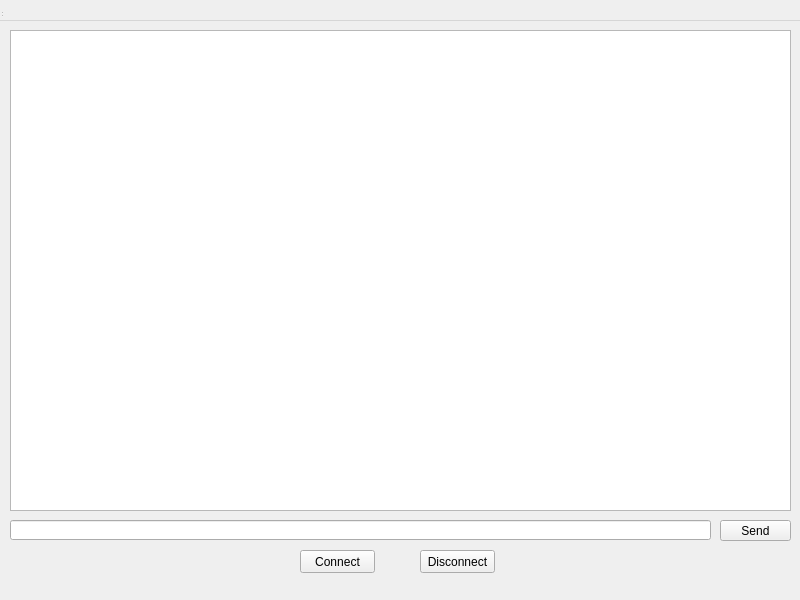
<?xml version="1.0" encoding="UTF-8"?>
<ui version="4.0">
    <class>ClientWindow</class>
    <widget class="QWidget" name="ClientWindow">
        <property name="geometry">
            <rect>
                <x>0</x>
                <y>0</y>
                <width>800</width>
                <height>600</height>
            </rect>
        </property>
        <property name="windowTitle">
            <string>MainWindow</string>
        </property>
        <widget class="QWidget" name="centralwidget" native="true">
            <property name="geometry">
                <rect>
                    <x>0</x>
                    <y>10</y>
                    <width>801</width>
                    <height>581</height>
                </rect>
            </property>
            <widget class="QTextBrowser" name="clientStatus">
                <property name="geometry">
                    <rect>
                        <x>10</x>
                        <y>20</y>
                        <width>781</width>
                        <height>481</height>
                    </rect>
                </property>
                <property name="contextMenuPolicy">
                    <enum>Qt::ActionsContextMenu</enum>
                </property>
            </widget>
            <widget class="QPushButton" name="clientConnect">
                <property name="geometry">
                    <rect>
                        <x>300</x>
                        <y>540</y>
                        <width>75</width>
                        <height>23</height>
                    </rect>
                </property>
                <property name="text">
                    <string>Connect</string>
                </property>
            </widget>
            <widget class="QPushButton" name="clientDisconnect">
                <property name="geometry">
                    <rect>
                        <x>420</x>
                        <y>540</y>
                        <width>75</width>
                        <height>23</height>
                    </rect>
                </property>
                <property name="text">
                    <string>Disconnect</string>
                </property>
            </widget>
            <widget class="QLineEdit" name="chatBox">
                <property name="geometry">
                    <rect>
                        <x>10</x>
                        <y>510</y>
                        <width>701</width>
                        <height>20</height>
                    </rect>
                </property>
            </widget>
            <widget class="QPushButton" name="clientSend">
                <property name="geometry">
                    <rect>
                        <x>720</x>
                        <y>510</y>
                        <width>71</width>
                        <height>21</height>
                    </rect>
                </property>
                <property name="text">
                    <string>Send</string>
                </property>
            </widget>
        </widget>
        <widget class="QMenuBar" name="menubar">
            <property name="geometry">
                <rect>
                    <x>0</x>
                    <y>0</y>
                    <width>800</width>
                    <height>21</height>
                </rect>
            </property>
        </widget>
        <widget class="QStatusBar" name="statusbar">
            <property name="geometry">
                <rect>
                    <x>0</x>
                    <y>0</y>
                    <width>3</width>
                    <height>18</height>
                </rect>
            </property>
        </widget>
    </widget>
    <resources/>
    <connections/>
</ui>
